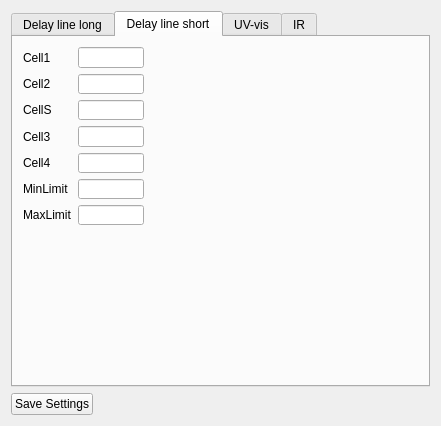
<?xml version="1.0" encoding="UTF-8"?>
<ui version="4.0">
 <class>FormSettings</class>
 <widget class="QWidget" name="FormSettings">
  <property name="geometry">
   <rect>
    <x>0</x>
    <y>0</y>
    <width>441</width>
    <height>417</height>
   </rect>
  </property>
  <property name="sizePolicy">
   <sizepolicy hsizetype="Preferred" vsizetype="Preferred">
    <horstretch>0</horstretch>
    <verstretch>0</verstretch>
   </sizepolicy>
  </property>
  <property name="cursor">
   <cursorShape>ArrowCursor</cursorShape>
  </property>
  <property name="mouseTracking">
   <bool>false</bool>
  </property>
  <property name="windowTitle">
   <string>Settings</string>
  </property>
  <property name="windowOpacity">
   <double>1.000000000000000</double>
  </property>
  <layout class="QHBoxLayout" name="horizontalLayout_8">
   <item>
    <layout class="QVBoxLayout" name="mainlayout1">
     <item>
      <layout class="QVBoxLayout" name="mainlayout2">
       <item>
        <widget class="QTabWidget" name="tabWidget_Settings">
         <property name="contextMenuPolicy">
          <enum>Qt::NoContextMenu</enum>
         </property>
         <property name="currentIndex">
          <number>1</number>
         </property>
         <widget class="QWidget" name="tabLDL">
          <attribute name="icon">
           <iconset>
            <normaloff>DL.png</normaloff>DL.png</iconset>
          </attribute>
          <attribute name="title">
           <string>Delay line long</string>
          </attribute>
          <layout class="QGridLayout" name="gridLayout_9">
           <item row="0" column="1">
            <spacer name="horizontalSpacer_20">
             <property name="orientation">
              <enum>Qt::Horizontal</enum>
             </property>
             <property name="sizeHint" stdset="0">
              <size>
               <width>40</width>
               <height>20</height>
              </size>
             </property>
            </spacer>
           </item>
           <item row="0" column="3">
            <spacer name="horizontalSpacer_21">
             <property name="orientation">
              <enum>Qt::Horizontal</enum>
             </property>
             <property name="sizeHint" stdset="0">
              <size>
               <width>40</width>
               <height>20</height>
              </size>
             </property>
            </spacer>
           </item>
           <item row="2" column="0">
            <spacer name="verticalSpacer_8">
             <property name="orientation">
              <enum>Qt::Vertical</enum>
             </property>
             <property name="sizeHint" stdset="0">
              <size>
               <width>20</width>
               <height>40</height>
              </size>
             </property>
            </spacer>
           </item>
           <item row="0" column="2">
            <widget class="QGroupBox" name="groupBoxVelocities">
             <property name="sizePolicy">
              <sizepolicy hsizetype="Preferred" vsizetype="Preferred">
               <horstretch>0</horstretch>
               <verstretch>0</verstretch>
              </sizepolicy>
             </property>
             <property name="title">
              <string>Velocities</string>
             </property>
             <layout class="QHBoxLayout" name="horizontalLayout">
              <item>
               <layout class="QGridLayout" name="gridLayout_Vel">
                <item row="4" column="0">
                 <widget class="QLabel" name="label_Vel_Saxis">
                  <property name="text">
                   <string>S/Axis</string>
                  </property>
                 </widget>
                </item>
                <item row="5" column="1">
                 <spacer name="verticalSpacer_2">
                  <property name="orientation">
                   <enum>Qt::Vertical</enum>
                  </property>
                  <property name="sizeHint" stdset="0">
                   <size>
                    <width>20</width>
                    <height>40</height>
                   </size>
                  </property>
                 </spacer>
                </item>
                <item row="2" column="1">
                 <widget class="QLineEdit" name="lineEdit_Vel_Z"/>
                </item>
                <item row="0" column="0">
                 <widget class="QLabel" name="label_Vel_X">
                  <property name="text">
                   <string>X</string>
                  </property>
                  <property name="alignment">
                   <set>Qt::AlignCenter</set>
                  </property>
                 </widget>
                </item>
                <item row="1" column="0">
                 <widget class="QLabel" name="label_Vel_Y">
                  <property name="text">
                   <string>Y</string>
                  </property>
                  <property name="alignment">
                   <set>Qt::AlignCenter</set>
                  </property>
                 </widget>
                </item>
                <item row="3" column="1">
                 <widget class="QLineEdit" name="lineEdit_Vel_A"/>
                </item>
                <item row="2" column="0">
                 <widget class="QLabel" name="label_Vel_Z">
                  <property name="text">
                   <string>Z</string>
                  </property>
                  <property name="alignment">
                   <set>Qt::AlignCenter</set>
                  </property>
                 </widget>
                </item>
                <item row="3" column="0">
                 <widget class="QLabel" name="label_Vel_A">
                  <property name="text">
                   <string>A</string>
                  </property>
                  <property name="alignment">
                   <set>Qt::AlignCenter</set>
                  </property>
                 </widget>
                </item>
                <item row="0" column="1">
                 <widget class="QLineEdit" name="lineEdit_Vel_X"/>
                </item>
                <item row="1" column="1">
                 <widget class="QLineEdit" name="lineEdit_Vel_Y"/>
                </item>
                <item row="4" column="1">
                 <widget class="QLineEdit" name="lineEdit_Vel_Saxis"/>
                </item>
                <item row="0" column="2">
                 <spacer name="horizontalSpacer_2">
                  <property name="orientation">
                   <enum>Qt::Horizontal</enum>
                  </property>
                  <property name="sizeHint" stdset="0">
                   <size>
                    <width>40</width>
                    <height>20</height>
                   </size>
                  </property>
                 </spacer>
                </item>
               </layout>
              </item>
              <item>
               <widget class="QLabel" name="label">
                <property name="text">
                 <string/>
                </property>
               </widget>
              </item>
             </layout>
             <zorder>gridLayoutWidget_3</zorder>
             <zorder>groupBoxAcc</zorder>
             <zorder>groupBoxAcc</zorder>
            </widget>
           </item>
           <item row="0" column="0">
            <widget class="QGroupBox" name="groupBox_Ranges">
             <property name="sizePolicy">
              <sizepolicy hsizetype="Preferred" vsizetype="Preferred">
               <horstretch>0</horstretch>
               <verstretch>0</verstretch>
              </sizepolicy>
             </property>
             <property name="title">
              <string>Ranges</string>
             </property>
             <layout class="QHBoxLayout" name="horizontalLayout_2">
              <item>
               <layout class="QGridLayout" name="gridLayout_Ranges">
                <item row="2" column="0">
                 <widget class="QLabel" name="label_3">
                  <property name="text">
                   <string>rZero</string>
                  </property>
                 </widget>
                </item>
                <item row="0" column="1">
                 <widget class="QLineEdit" name="lineMinLDL">
                  <property name="inputMask">
                   <string/>
                  </property>
                  <property name="maxLength">
                   <number>32767</number>
                  </property>
                 </widget>
                </item>
                <item row="0" column="0">
                 <widget class="QLabel" name="labelMinRange">
                  <property name="text">
                   <string>Min</string>
                  </property>
                 </widget>
                </item>
                <item row="1" column="1">
                 <widget class="QLineEdit" name="lineMaxLDL">
                  <property name="inputMask">
                   <string/>
                  </property>
                  <property name="text">
                   <string/>
                  </property>
                  <property name="maxLength">
                   <number>32767</number>
                  </property>
                 </widget>
                </item>
                <item row="2" column="1">
                 <widget class="QLineEdit" name="linezeroLDL">
                  <property name="inputMask">
                   <string/>
                  </property>
                  <property name="maxLength">
                   <number>32767</number>
                  </property>
                 </widget>
                </item>
                <item row="1" column="0">
                 <widget class="QLabel" name="labelMaxrangeLDL">
                  <property name="text">
                   <string>Max</string>
                  </property>
                 </widget>
                </item>
                <item row="3" column="1">
                 <spacer name="verticalSpacer">
                  <property name="orientation">
                   <enum>Qt::Vertical</enum>
                  </property>
                  <property name="sizeHint" stdset="0">
                   <size>
                    <width>20</width>
                    <height>40</height>
                   </size>
                  </property>
                 </spacer>
                </item>
                <item row="0" column="2">
                 <spacer name="horizontalSpacer">
                  <property name="orientation">
                   <enum>Qt::Horizontal</enum>
                  </property>
                  <property name="sizeHint" stdset="0">
                   <size>
                    <width>40</width>
                    <height>20</height>
                   </size>
                  </property>
                 </spacer>
                </item>
               </layout>
              </item>
             </layout>
            </widget>
           </item>
           <item row="0" column="4">
            <widget class="QGroupBox" name="groupBoxAcc">
             <property name="title">
              <string>Accelerations</string>
             </property>
             <layout class="QHBoxLayout" name="horizontalLayout_6">
              <item>
               <layout class="QGridLayout" name="gridLayout_Acc">
                <item row="4" column="1">
                 <spacer name="verticalSpacer_3">
                  <property name="orientation">
                   <enum>Qt::Vertical</enum>
                  </property>
                  <property name="sizeHint" stdset="0">
                   <size>
                    <width>20</width>
                    <height>40</height>
                   </size>
                  </property>
                 </spacer>
                </item>
                <item row="2" column="1">
                 <widget class="QLineEdit" name="lineEdit_Acc_Z"/>
                </item>
                <item row="0" column="1">
                 <widget class="QLineEdit" name="lineEdit_Acc_X"/>
                </item>
                <item row="3" column="0">
                 <widget class="QLabel" name="label_Acc_A">
                  <property name="text">
                   <string>A</string>
                  </property>
                 </widget>
                </item>
                <item row="3" column="1">
                 <widget class="QLineEdit" name="lineEdit_Acc_A"/>
                </item>
                <item row="0" column="0">
                 <widget class="QLabel" name="label_Acc_X">
                  <property name="text">
                   <string>X</string>
                  </property>
                 </widget>
                </item>
                <item row="1" column="1">
                 <widget class="QLineEdit" name="lineEdit_Acc_Y"/>
                </item>
                <item row="2" column="0">
                 <widget class="QLabel" name="label_Acc_Z">
                  <property name="text">
                   <string>Z</string>
                  </property>
                 </widget>
                </item>
                <item row="1" column="0">
                 <widget class="QLabel" name="label_Acc_Y">
                  <property name="text">
                   <string>Y</string>
                  </property>
                 </widget>
                </item>
                <item row="1" column="2">
                 <spacer name="horizontalSpacer_3">
                  <property name="orientation">
                   <enum>Qt::Horizontal</enum>
                  </property>
                  <property name="sizeHint" stdset="0">
                   <size>
                    <width>40</width>
                    <height>20</height>
                   </size>
                  </property>
                 </spacer>
                </item>
               </layout>
              </item>
             </layout>
            </widget>
           </item>
           <item row="1" column="0">
            <widget class="QGroupBox" name="groupBox_MC">
             <property name="title">
              <string>Motor currents</string>
             </property>
             <layout class="QHBoxLayout" name="horizontalLayout_3">
              <item>
               <layout class="QGridLayout" name="gridLayout_MC">
                <item row="2" column="1">
                 <widget class="QLineEdit" name="lineEdit_MC_Z"/>
                </item>
                <item row="1" column="0">
                 <widget class="QLabel" name="label_MC_Y">
                  <property name="text">
                   <string>Y</string>
                  </property>
                 </widget>
                </item>
                <item row="1" column="1">
                 <widget class="QLineEdit" name="lineEdit_MC_Y"/>
                </item>
                <item row="0" column="0">
                 <widget class="QLabel" name="label_MC_X">
                  <property name="text">
                   <string>X</string>
                  </property>
                 </widget>
                </item>
                <item row="0" column="1">
                 <widget class="QLineEdit" name="lineEdit_MC_X"/>
                </item>
                <item row="2" column="0">
                 <widget class="QLabel" name="label_MC_Z">
                  <property name="text">
                   <string>Z</string>
                  </property>
                 </widget>
                </item>
                <item row="3" column="0">
                 <widget class="QLabel" name="label_MC_A">
                  <property name="text">
                   <string>A</string>
                  </property>
                 </widget>
                </item>
                <item row="3" column="1">
                 <widget class="QLineEdit" name="lineEdit_MC_A"/>
                </item>
                <item row="4" column="1">
                 <spacer name="verticalSpacer_4">
                  <property name="orientation">
                   <enum>Qt::Vertical</enum>
                  </property>
                  <property name="sizeHint" stdset="0">
                   <size>
                    <width>20</width>
                    <height>40</height>
                   </size>
                  </property>
                 </spacer>
                </item>
               </layout>
              </item>
             </layout>
            </widget>
           </item>
           <item row="1" column="2">
            <widget class="QGroupBox" name="groupBox_Pitches">
             <property name="title">
              <string>Pitches</string>
             </property>
             <layout class="QHBoxLayout" name="horizontalLayout_4">
              <item>
               <layout class="QGridLayout" name="gridLayout_Pitches">
                <item row="2" column="0">
                 <widget class="QLabel" name="label_42">
                  <property name="text">
                   <string>Z</string>
                  </property>
                 </widget>
                </item>
                <item row="1" column="1">
                 <widget class="QLineEdit" name="lineEdit_22"/>
                </item>
                <item row="0" column="0">
                 <widget class="QLabel" name="label_40">
                  <property name="maximumSize">
                   <size>
                    <width>7</width>
                    <height>16777215</height>
                   </size>
                  </property>
                  <property name="text">
                   <string>X</string>
                  </property>
                 </widget>
                </item>
                <item row="0" column="1">
                 <widget class="QLineEdit" name="lineEdit_21">
                  <property name="enabled">
                   <bool>true</bool>
                  </property>
                  <property name="sizePolicy">
                   <sizepolicy hsizetype="Preferred" vsizetype="Fixed">
                    <horstretch>0</horstretch>
                    <verstretch>0</verstretch>
                   </sizepolicy>
                  </property>
                  <property name="minimumSize">
                   <size>
                    <width>120</width>
                    <height>0</height>
                   </size>
                  </property>
                  <property name="maxLength">
                   <number>5</number>
                  </property>
                 </widget>
                </item>
                <item row="1" column="0">
                 <widget class="QLabel" name="label_41">
                  <property name="text">
                   <string>Y</string>
                  </property>
                 </widget>
                </item>
                <item row="3" column="0">
                 <widget class="QLabel" name="label_43">
                  <property name="text">
                   <string>A</string>
                  </property>
                 </widget>
                </item>
                <item row="2" column="1">
                 <widget class="QLineEdit" name="lineEdit_23"/>
                </item>
                <item row="3" column="1">
                 <widget class="QLineEdit" name="lineEdit_24"/>
                </item>
                <item row="4" column="1">
                 <spacer name="verticalSpacer_5">
                  <property name="orientation">
                   <enum>Qt::Vertical</enum>
                  </property>
                  <property name="sizeHint" stdset="0">
                   <size>
                    <width>20</width>
                    <height>40</height>
                   </size>
                  </property>
                 </spacer>
                </item>
               </layout>
              </item>
             </layout>
            </widget>
           </item>
           <item row="1" column="4">
            <widget class="QGroupBox" name="groupBox_Dim">
             <property name="title">
              <string>Dimension</string>
             </property>
             <layout class="QHBoxLayout" name="horizontalLayout_5">
              <item>
               <layout class="QGridLayout" name="gridLayout_Dim">
                <item row="4" column="1">
                 <spacer name="verticalSpacer_6">
                  <property name="orientation">
                   <enum>Qt::Vertical</enum>
                  </property>
                  <property name="sizeHint" stdset="0">
                   <size>
                    <width>20</width>
                    <height>40</height>
                   </size>
                  </property>
                 </spacer>
                </item>
                <item row="0" column="0">
                 <widget class="QLabel" name="label_69">
                  <property name="text">
                   <string>XD</string>
                  </property>
                 </widget>
                </item>
                <item row="0" column="1">
                 <widget class="QLineEdit" name="lineEdit_41"/>
                </item>
                <item row="1" column="1">
                 <widget class="QLineEdit" name="lineEdit_42"/>
                </item>
                <item row="3" column="0">
                 <widget class="QLabel" name="label_72">
                  <property name="text">
                   <string>AD</string>
                  </property>
                 </widget>
                </item>
                <item row="1" column="0">
                 <widget class="QLabel" name="label_70">
                  <property name="text">
                   <string>YD</string>
                  </property>
                 </widget>
                </item>
                <item row="2" column="0">
                 <widget class="QLabel" name="label_71">
                  <property name="text">
                   <string>ZD</string>
                  </property>
                 </widget>
                </item>
                <item row="2" column="1">
                 <widget class="QLineEdit" name="lineEdit_43"/>
                </item>
                <item row="3" column="1">
                 <widget class="QLineEdit" name="lineEdit_44"/>
                </item>
                <item row="0" column="2">
                 <spacer name="horizontalSpacer_19">
                  <property name="orientation">
                   <enum>Qt::Horizontal</enum>
                  </property>
                  <property name="sizeHint" stdset="0">
                   <size>
                    <width>40</width>
                    <height>20</height>
                   </size>
                  </property>
                 </spacer>
                </item>
               </layout>
              </item>
             </layout>
            </widget>
           </item>
          </layout>
         </widget>
         <widget class="QWidget" name="tabSDL">
          <attribute name="icon">
           <iconset>
            <normaloff>DL.png</normaloff>DL.png</iconset>
          </attribute>
          <attribute name="title">
           <string>Delay line short</string>
          </attribute>
          <widget class="QWidget" name="gridLayoutWidget_2">
           <property name="geometry">
            <rect>
             <x>10</x>
             <y>10</y>
             <width>121</width>
             <height>178</height>
            </rect>
           </property>
           <layout class="QGridLayout" name="gridLayout_2">
            <item row="0" column="3">
             <widget class="QLineEdit" name="lineCell1">
              <property name="inputMask">
               <string>99</string>
              </property>
             </widget>
            </item>
            <item row="3" column="3">
             <widget class="QLineEdit" name="lineCell3">
              <property name="inputMask">
               <string>99</string>
              </property>
             </widget>
            </item>
            <item row="4" column="1">
             <widget class="QLabel" name="label_8">
              <property name="text">
               <string>Cell4</string>
              </property>
             </widget>
            </item>
            <item row="1" column="3">
             <widget class="QLineEdit" name="lineCell2">
              <property name="inputMask">
               <string>99</string>
              </property>
             </widget>
            </item>
            <item row="2" column="3">
             <widget class="QLineEdit" name="lineCellS">
              <property name="inputMask">
               <string>99</string>
              </property>
             </widget>
            </item>
            <item row="0" column="1">
             <widget class="QLabel" name="label_4">
              <property name="text">
               <string>Cell1</string>
              </property>
             </widget>
            </item>
            <item row="4" column="3">
             <widget class="QLineEdit" name="lineCell4">
              <property name="inputMask">
               <string>99</string>
              </property>
             </widget>
            </item>
            <item row="3" column="1">
             <widget class="QLabel" name="label_7">
              <property name="text">
               <string>Cell3</string>
              </property>
             </widget>
            </item>
            <item row="1" column="1">
             <widget class="QLabel" name="label_6">
              <property name="text">
               <string>Cell2</string>
              </property>
             </widget>
            </item>
            <item row="2" column="1">
             <widget class="QLabel" name="label_5">
              <property name="text">
               <string>CellS</string>
              </property>
             </widget>
            </item>
            <item row="1" column="4">
             <spacer name="horizontalSpacer_6">
              <property name="orientation">
               <enum>Qt::Horizontal</enum>
              </property>
              <property name="sizeHint" stdset="0">
               <size>
                <width>40</width>
                <height>20</height>
               </size>
              </property>
             </spacer>
            </item>
            <item row="0" column="0">
             <spacer name="horizontalSpacer_5">
              <property name="orientation">
               <enum>Qt::Horizontal</enum>
              </property>
              <property name="sizeHint" stdset="0">
               <size>
                <width>40</width>
                <height>20</height>
               </size>
              </property>
             </spacer>
            </item>
            <item row="0" column="2">
             <spacer name="horizontalSpacer_4">
              <property name="orientation">
               <enum>Qt::Horizontal</enum>
              </property>
              <property name="sizeHint" stdset="0">
               <size>
                <width>40</width>
                <height>20</height>
               </size>
              </property>
             </spacer>
            </item>
            <item row="5" column="3">
             <widget class="QLineEdit" name="lineMinDLS">
              <property name="inputMask">
               <string>99</string>
              </property>
             </widget>
            </item>
            <item row="6" column="3">
             <widget class="QLineEdit" name="lineMaxDLS">
              <property name="inputMask">
               <string>99</string>
              </property>
             </widget>
            </item>
            <item row="5" column="1">
             <widget class="QLabel" name="label_9">
              <property name="text">
               <string>MinLimit</string>
              </property>
             </widget>
            </item>
            <item row="6" column="1">
             <widget class="QLabel" name="label_10">
              <property name="text">
               <string>MaxLimit</string>
              </property>
             </widget>
            </item>
           </layout>
          </widget>
         </widget>
         <widget class="QWidget" name="tabUVvis">
          <attribute name="icon">
           <iconset>
            <normaloff>spectrometer.png</normaloff>spectrometer.png</iconset>
          </attribute>
          <attribute name="title">
           <string>UV-vis</string>
          </attribute>
         </widget>
         <widget class="QWidget" name="tabIR">
          <property name="autoFillBackground">
           <bool>false</bool>
          </property>
          <attribute name="icon">
           <iconset>
            <normaloff>spectrometer.png</normaloff>spectrometer.png</iconset>
          </attribute>
          <attribute name="title">
           <string>IR</string>
          </attribute>
         </widget>
        </widget>
       </item>
      </layout>
     </item>
     <item>
      <layout class="QHBoxLayout" name="controlbuttonlayout">
       <item>
        <widget class="QPushButton" name="Buttonsavesettings">
         <property name="text">
          <string>Save Settings</string>
         </property>
        </widget>
       </item>
       <item>
        <spacer name="horizontalSpacer1">
         <property name="orientation">
          <enum>Qt::Horizontal</enum>
         </property>
         <property name="sizeHint" stdset="0">
          <size>
           <width>40</width>
           <height>20</height>
          </size>
         </property>
        </spacer>
       </item>
      </layout>
     </item>
    </layout>
   </item>
  </layout>
 </widget>
 <resources/>
 <connections/>
</ui>
